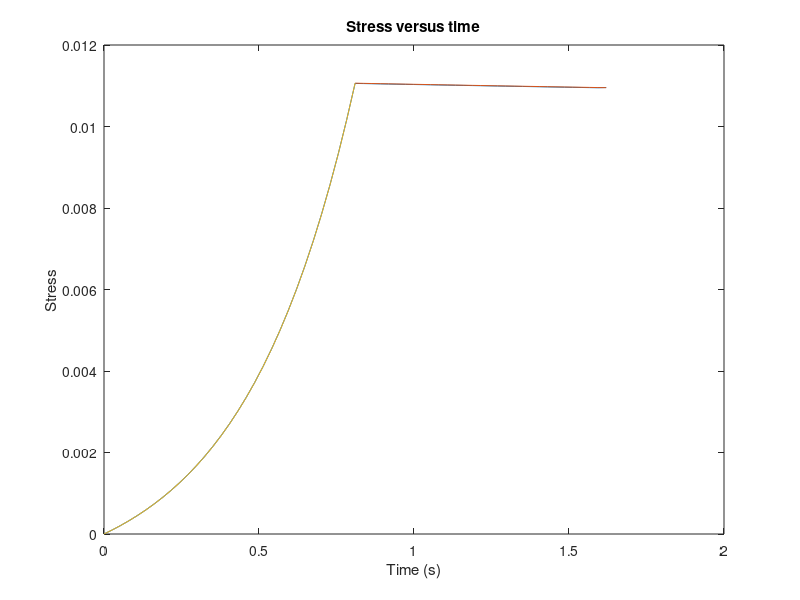

Write the MATLAB code that produced this figure.
% clear all
clc
close all

% G(t) Parameters, Toms et al., A2

a = 0.0846;
b = 0.154;
c = 0.148;
d = 0.0028;
g = 0.7623;
h = 0.00003;

% Elastic stress-strain parameters, Toms et al., A2

A = 0.0013; 
B = 11.3;

%Strain function parameters for ramp and hold
t_R = .81;        %time end of ramp in sec
e_R = 0.2;       %strain end of ramp
Beta = e_R/t_R;    %slope of the ramped strain increase in 1/sec
cycles = 1;        %total number of cycles

t_max = 2*t_R*cycles;   %total time in sec

%Other system parameters

dT = t_R/30;
dt = dT/100;
i = 1;
Response = [0, 0, 0, 0, 0, 0];

% Main loop

for t_i=dT:dT:t_max
    
    stress = 0;
    strain = 0;
    i = i + 1;
       
    %Convolution loop
    for t_n = dt:dt:t_i
        
        if mod(floor(t_n/t_R),2) <= 0
            dedt = Beta;
        else
            dedt = 0;
        end
        
        strain = strain + dedt*dt;
        
        %Elastic Stress-strain function
        
        stress_e = A*(exp(B*strain) - 1);
        dsde = A*B*exp(B*strain);
        
        %Reduced relaxation modulus
        G = a*exp(-b*(t_i)) + c*exp(-d*(t_i)) + g*exp(-h*(t_i));
        G_ = a*exp(-b*(t_i-t_n)) + c*exp(-d*(t_i-t_n)) + g*exp(-h*(t_i-t_n));
        
        %Stress
        
        stress = stress + dsde*dedt*dt*G_;
        
    end
    Response(i,1) = t_i;
    Response(i,2) = strain;
    Response(i,3) = stress; 
    Response(i,4) = stress_e;
    Response(i,5) = G;
    Response(i,6) = dsde;
    %End of convolution loop
    
end
%End of main loop

%% test section
ae=A;be=B;dedt=Beta;tR=t_R;trelax=tR:dT:t_max;
tramp=0:dT:tR;
% sig_ramp=dedt*(...
%     (ae*be*c*exp(be*e_R).*(exp(-d*(tramp - tR)) - 1))/d +...
%     (ae*be*g*exp(be*e_R).*(exp(-h*(tramp - tR)) - 1))/h +...
%     (a*ae*be*exp(be*e_R).*(exp(-b*(tramp - tR)) - 1))/b)...
%     -dedt*(...
%     (a*ae*be*exp(be*dedt*tramp).*(exp(-b*tramp) - 1))/b +...
%     (ae*be*c*exp(be*dedt*tramp).*(exp(-d*tramp) - 1))/d +...
%     (ae*be*g*exp(be*dedt*tramp).*(exp(-h*tramp) - 1))/h);
% sig_ramp=- dedt*(...
%     (a*ae*be*exp(be*dedt*tramp).*(exp(-b*tramp) - 1))/b +...
%     (ae*be*c*exp(be*dedt*tramp).*(exp(-d*tramp) - 1))/d +...
%     (ae*be*g*exp(be*dedt*tramp).*(exp(-h*tramp) - 1))/h);

sig_ramp=-dedt*(a*ae*be*(exp(-b*tramp)/(b + be*dedt) -...
    exp(be*dedt*tramp)/(b + be*dedt)) +...
    ae*be*c*(exp(-d*tramp)/(d + be*dedt) -...
    exp(be*dedt*tramp)/(d + be*dedt)) +...
    ae*be*g*(exp(-h*tramp)/(h + be*dedt) -...
    exp(be*dedt*tramp)/(h + be*dedt)));
 
sig_relax=- dedt*(a*ae*be*(exp(be*dedt*trelax)/(b + be*dedt) -...
    (exp(be*dedt*tR).*exp(-b*trelax)*exp(b*tR))/(b + be*dedt)) +...
    ae*be*c*(exp(be*dedt*trelax)/(d + be*dedt) -...
    (exp(be*dedt*tR).*exp(-d*trelax)*exp(d*tR))/(d + be*dedt)) +...
    ae*be*g*(exp(be*dedt*trelax)/(h + be*dedt) - ...
    (exp(be*dedt*tR)*exp(-h*trelax).*exp(h*tR))/(h + be*dedt))) -...
    dedt*(a*ae*be*(exp(-b*trelax)/(b + be*dedt) -...
    exp(be*dedt*trelax)/(b + be*dedt)) +...
    ae*be*c*(exp(-d*trelax)/(d + be*dedt) ...
    - exp(be*dedt*trelax)/(d + be*dedt)) +...
    ae*be*g*(exp(-h*trelax)/(h + be*dedt) -...
    exp(be*dedt*trelax)/(h + be*dedt)));
%%
close all
% figure
% plot (Response(:,1), Response(:,2))
% title('Strain versus time')
% xlabel('Time (s)')
% ylabel('Strain')
figure
plot (Response(:,1), Response(:,3))
hold on; 
plot(trelax,sig_relax)
plot(tramp,sig_ramp)
title('Stress versus time')
xlabel('Time (s)')
ylabel('Stress')

% figure
% plot (Response(:,2), Response(:,3))
% title('Stress versus Strain')
% xlabel('Strain')
% ylabel('Stress')
% figure
% plot (Response(:,1), Response(:,4))
% title('Elastic Stress versus time')
% xlabel('Time (s)')
% ylabel('Elastic Stress')
% figure
% plot (Response(:,1), Response(:,5))
% title('Reduced Relaxation Modulus versus time')
% xlabel('Time (s)')
% ylabel('Reduced Relaxation Modulus')
% figure
% plot (Response(:,1), Response(:,6))
% title('Derivative of Stress with Strain versus time')
% xlabel('Time (s)')
% ylabel('dS/de')
